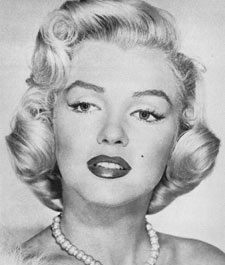
%> input picture Project 1 Image Filtering and Hybrid Image/data/marilyn.bmp, 225 x 265 px
$ octave Hybrid_Einstein_Marilyn_Opt.m   (GNU Octave 9; MATLAB toolbox functions it lacks are replaced by stand-ins)
%> lines starting %> are read from the running program, lines starting %| are printed output that depends on the picture
% Before trying to construct hybrid images, it is suggested that you
% implement my_imfilter.m and then debug it using proj1_test_filtering.m

% Debugging tip: You can split your MATLAB code into cells using "%%"
% comments. The cell containing the cursor has a light yellow background,
% and you can press Ctrl+Enter to run just the code in that cell. This is
% useful when projects get more complex and slow to rerun from scratch

close all; % closes all figures
clear all;
tic;

%% Setup
% read images and convert to floating point format
image1 = im2single(imread('../data/marilyn.bmp'));
%> image1: size 265x225x3 single; min 0.051, max 0.957, mean 0.695
image2 = im2single(imread('../data/einstein.bmp'));
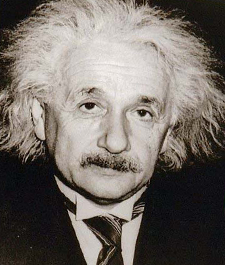
%> input picture Project_1_Image_Filtering_and_Hybrid_Image/data/einstein.bmp, 225 x 265 px

for i=1:5
    for j=1:5
            filter_low = fspecial('Gaussian', i*4*2+1, 2*i);
            filter_high = fspecial('Gaussian', j*4*2+1, 2*j);
            low_frequencies = imfilter(image1, filter_low);
            high_frequencies = image2-imfilter(image2, filter_high);
            hybrid_image = low_frequencies+high_frequencies;
            imwrite(hybrid_image,sprintf('../html/Hybrid/Einstein_Marilyn/Hybrid_%d_%d.jpg',i,j), 'quality', 95);
            imwrite(imresize(hybrid_image,0.5^4,'bilinear'),sprintf('../html/Hybrid/Einstein_Marilyn/Hybrid_Small_%d_%d.jpg',i,j), 'quality', 95);
            Reshape_image1=reshape(image1,[1,numel(image1)]);
            Reshape_image2=reshape(image2,[1,numel(image2)]);
            Reshape_hybrid=reshape(hybrid_image,[1,numel(hybrid_image)]);
            S2(i,j)=pdist2(Reshape_image2,Reshape_hybrid,'euclidean');
            Y2(i,j)=pdist2(Reshape_image1,Reshape_hybrid,'euclidean');
            S1(i,j)=pdist2(imresize(Reshape_image1,0.5^4,'bilinear'),imresize(Reshape_hybrid,0.5^4,'bilinear'),'euclidean');
            Y1(i,j)=pdist2(imresize(Reshape_image2,0.5^4,'bilinear'),imresize(Reshape_hybrid,0.5^4,'bilinear'),'euclidean');
    end
end
%> this loop made 5 passes
%> pass 1, `for j=1:5 filter_low = fspecial('Gaussian', i*4*2+1, 2*i); filter_high..`:
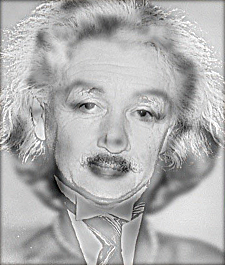
%> saved as Hybrid_1_1.jpg: size 265x225x3 uint8; mean R, G, B 175.4, 175.4, 175.3
%> pass 1, `for j=1:5 filter_low = fspecial('Gaussian', i*4*2+1, 2*i); filter_high..`:
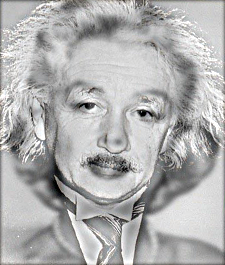
%> saved as Hybrid_1_2.jpg: size 265x225x3 uint8; mean R, G, B 176, 175.9, 175.7
%> pass 1, `for j=1:5 filter_low = fspecial('Gaussian', i*4*2+1, 2*i); filter_high..`:
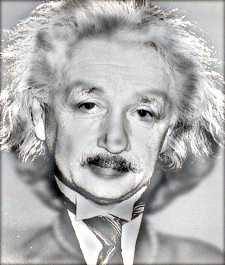
%> saved as Hybrid_1_4.jpg: size 265x225x3 uint8; mean R, G, B 177.1, 176.9, 176.7
%> after the loop, S1 = [4.22 5.06 6.1 7.2 8.29; 6.48 6.82 7.47 8.31 9.22; 8.57 8.68 9.06 9.66 10.4; 10.45 10.44 10.66 11.09 11.67; 12.1 12.03 12.14 12.45 12.92]; S2 = [171.6 169.9 168.9 168.3 168; 165.1 163.1 162 161.3 160.9; 159.5 157.3 155.9 155.1 154.6; 154.5 152.1 150.6 149.6 148.9; 149.9 147.4 145.7 144.5 143.8]; Y1 = [41.32 41.23 41.15 41.07 41.01; 39.95 39.82 39.7 39.6 39.53; 38.67 38.5 38.34 38.22 38.13; 37.47 37.27 37.08 36.92 36.81; 36.35 36.13 35.9 35.72 35.58]; Y2 = [38.21 45.16 50.54 54.93 58.68; 47.82 52.86 57.11 60.8 64.1; 55.7 59.64 63.02 66.09 68.96; 62.36 65.63 68.39 70.95 73.42; 68.03 70.87 73.21 75.38 77.51]

S2_min=min(min(S2));
%> S2_min = 143.8
Y2_min=min(min(Y2));
%> Y2_min = 38.21
S1_min=min(min(S1));
%> S1_min = 4.22
Y1_min=min(min(Y1));
%> Y1_min = 35.58

S2_norm=max(max(S2-S2_min));
%> S2_norm = 27.8
Y2_norm=max(max(Y2-Y2_min));
%> Y2_norm = 39.29
S1_norm=max(max(S1-S1_min));
%> S1_norm = 8.69
Y1_norm=max(max(Y1-Y1_min));
%> Y1_norm = 5.74


S2_R=(S2-S2_min)/S2_norm;
%> S2_R = [1 0.94 0.905 0.884 0.872; 0.768 0.697 0.656 0.631 0.617; 0.566 0.487 0.438 0.408 0.39; 0.386 0.3 0.244 0.208 0.186; 0.222 0.13 0.0684 0.0268 0]
Y2_R=(Y2-Y2_min)/Y2_norm;
%> Y2_R = [0 0.177 0.314 0.425 0.521; 0.245 0.373 0.481 0.575 0.659; 0.445 0.545 0.631 0.709 0.782; 0.614 0.698 0.768 0.833 0.896; 0.759 0.831 0.891 0.946 1]
S1_R=(S1-S1_min)/S1_norm;
%> S1_R = [0 0.0958 0.215 0.343 0.468; 0.26 0.299 0.373 0.47 0.575; 0.5 0.513 0.557 0.626 0.711; 0.716 0.715 0.74 0.79 0.857; 0.906 0.898 0.911 0.947 1]
Y1_R=(Y1-Y1_min)/Y1_norm;
%> Y1_R = [1 0.985 0.97 0.956 0.946; 0.762 0.739 0.718 0.701 0.689; 0.538 0.509 0.481 0.459 0.444; 0.33 0.295 0.261 0.234 0.215; 0.135 0.0951 0.0563 0.0239 0]
S_total=S1_R+S2_R-Y1_R-Y2_R;
%> S_total = [0 -0.126 -0.163 -0.155 -0.127; 0.0215 -0.116 -0.17 -0.175 -0.156; 0.0835 -0.0542 -0.118 -0.135 -0.126; 0.158 0.0229 -0.0451 -0.0695 -0.0679; 0.234 0.102 0.0326 0.00387 0]

S_min=min(min(S_total));
%> S_min = -0.175

for i=1:5
    for j=1:5
        if S_total(i,j)==S_min
            filter_low = fspecial('Gaussian', i*4*2+1, 2*i);
            filter_high = fspecial('Gaussian', j*4*2+1, 2*j);
            low_frequencies = imfilter(image1, filter_low);
            high_frequencies = image2-imfilter(image2, filter_high);
            hybrid_image = low_frequencies+high_frequencies;
            imwrite(hybrid_image,sprintf('../html/Hybrid/Best/Einstein_Marilyn_Hybrid_%d_%d.jpg',i,j), 'quality', 95);
%> (the run ends here)
